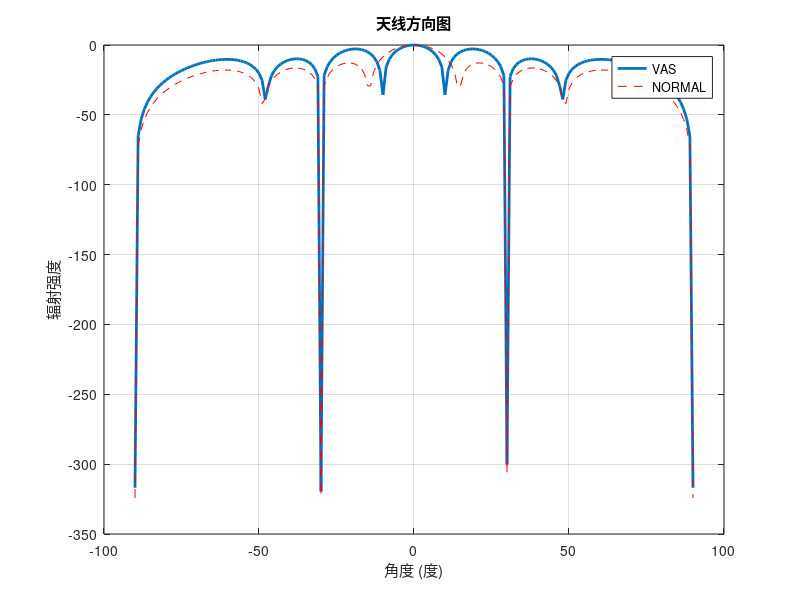
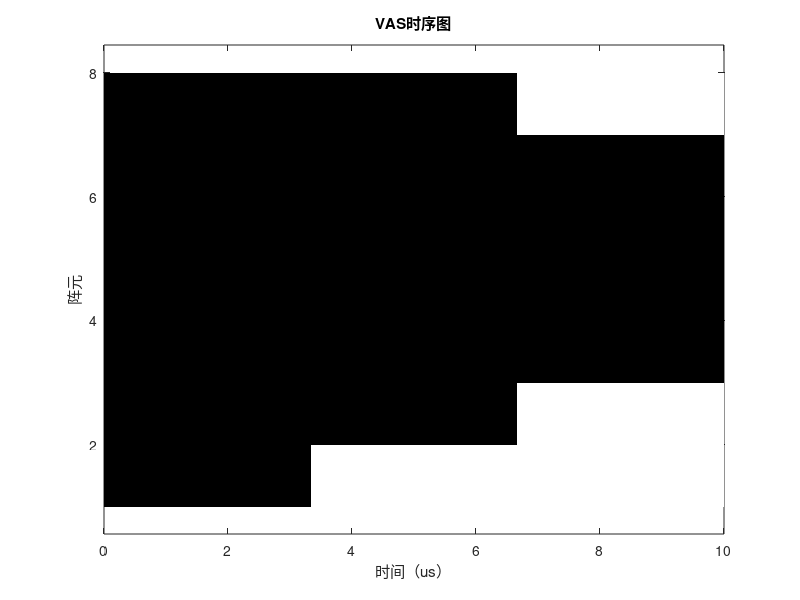

MATLAB code to generate these figures, in order:
clear ;
clc;
close ALL;
% 定义天线参数
freq = 16e9;  % 频率为16 GHz
lambda = 3e8/freq;  % 波长
d =lambda/2;      % 天线元件间距为0.5米

theta = -pi/2:pi/180:pi/2;  % 角度范围
N = 8;  % 天线元件数
w = chebwin(N);  % 选用Chebyshev窗函数
k=2*pi/lambda;%波数

% 计算天线的方向图
af = zeros(1,length(theta));
af1 = zeros(1,length(theta));

%时间调制函数
U=zeros(N/2,N);
for i=1:N/2
    for t=1:N
        if t>i-1 && t<10-i
            U(i,t)=0;
        else
            U(i,t)=1;
        end
    end
end
for m=0:N*2
    for n=1:N
    
        af = af + U(mod(m,N/2)+1,n)*exp(-1j*k*d*(n-1)*sin(theta));%阵源叠加
       
    end
end
af=abs(af);
af=af/max(af);
af=20*log10(af);
%% 无干扰静态方向图

L=length(theta);
a=zeros(N,L);
for i=1:N
    a(i,:)=exp(1j*k*(i-1)*d*sin(theta));
end
v=ones(N,1);
s=v'*a;
s1=abs(s);
s2=s1/max(s1);
s=20*log10(s2);
%% 绘制方向图
figure;
plot(theta*180/pi,af,'LineWidth',2);
hold on;
plot(theta*180/pi,s,"r--");
legend("VAS","NORMAL");
title('天线方向图');
xlabel('角度 (度)');
ylabel('辐射强度');
grid on;

x = linspace(0, 10, N/2); % 生成横轴向量
y=linspace(1, N, N);

A=U';
% 假设你的矩阵叫做A
figure; % 创建一个新的图形窗口
pcolor(x,y,A); % 用pcolor函数绘制伪彩图
shading flat;
ylabel('阵元');
xlabel('时间（us）')
title('VAS时序图')
colormap(gray(2)); % 设置颜色映射为灰度，只有两种颜色：黑色和白色
axis equal; % 设置坐标轴等比例缩放
